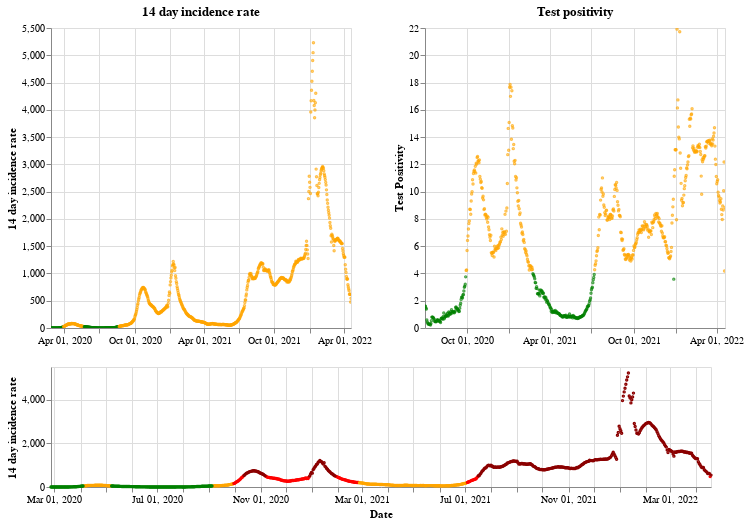

Here is the notebook cell this chart was saved with:
### Markdown cell above
## Northern Ireland

### Code cell
plot_traffic_light('Northern Ireland')

### Figure 1 — Vega-Lite specification as saved in the notebook (floating-point values rounded to 4 significant figures; data arrays with more than 128 entries replaced by an {"elided": "..."} marker saying what was removed)
{"config": {"view": {"continuousWidth": 400, "continuousHeight": 300}}, "vconcat": [{"hconcat": [{"mark": {"type": "point", "size": 2}, "encoding": {"color": {"condition": {"value": "green", "test": "(datum.twoWeeklyCasesRate <= 25)"}, "value": "orange"}, "tooltip": [{"type": "nominal", "field": "areaName"}, {"type": "temporal", "field": "date"}, {"type": "quantitative", "field": "twoWeeklyCasesRate"}, {"type": "quantitative", "field": "testPositivity"}], "x": {"type": "temporal", "axis": {"title": ""}, "field": "date", "scale": {"domain": {"selection": "DateBrush"}}, "timeUnit": "yearmonthdate"}, "y": {"type": "quantitative", "axis": {"title": "14 day incidence rate"}, "field": "twoWeeklyCasesRate"}}, "title": "14 day incidence rate", "width": 300}, {"mark": {"type": "point", "size": 2}, "encoding": {"color": {"condition": {"value": "green", "test": "(datum.testPositivity <= 4)"}, "value": "orange"}, "tooltip": [{"type": "nominal", "field": "areaName"}, {"type": "temporal", "field": "date"}, {"type": "quantitative", "field": "twoWeeklyCasesRate"}, {"type": "quantitative", "field": "testPositivity"}], "x": {"type": "temporal", "axis": {"title": ""}, "field": "date", "scale": {"domain": {"selection": "DateBrush"}}, "timeUnit": "yearmonthdate"}, "y": {"type": "quantitative", "axis": {"title": "Test Positivity"}, "field": "testPositivity"}}, "title": "Test positivity", "width": 300}]}, {"layer": [{"mark": {"type": "point", "size": 2}, "encoding": {"color": {"condition": {"value": "orange", "test": "(((datum.testPositivity < 4) && (datum.twoWeeklyCasesRate >= 50)) && (datum.twoWeeklyCasesRate < 200))"}, "value": "red"}, "opacity": {"condition": {"value": 1, "test": "((datum.twoWeeklyCasesRate >= 50) && (datum.twoWeeklyCasesRate < 500))"}, "value": 0}, "tooltip": [{"type": "nominal", "field": "areaName"}, {"type": "temporal", "field": "date"}, {"type": "quantitative", "field": "twoWeeklyCasesRate"}, {"type": "quantitative", "field": "testPositivity"}], "x": {"type": "temporal", "axis": {"title": "Date"}, "field": "date", "timeUnit": "yearmonthdate"}, "y": {"type": "quantitative", "axis": {"title": "14 day incidence rate"}, "field": "twoWeeklyCasesRate"}}, "selection": {"DateBrush": {"type": "interval", "encodings": ["x"], "fields": ["Time"]}}}, {"mark": {"type": "point", "size": 2}, "encoding": {"color": {"value": "darkred"}, "opacity": {"condition": {"value": 1, "test": "(datum.twoWeeklyCasesRate >= 500)"}, "value": 0}, "tooltip": [{"type": "nominal", "field": "areaName"}, {"type": "temporal", "field": "date"}, {"type": "quantitative", "field": "twoWeeklyCasesRate"}, {"type": "quantitative", "field": "testPositivity"}], "x": {"type": "temporal", "axis": {"title": "Date"}, "field": "date", "timeUnit": "yearmonthdate"}, "y": {"type": "quantitative", "axis": {"title": "14 day incidence rate"}, "field": "twoWeeklyCasesRate"}}}, {"mark": {"type": "point", "size": 2}, "encoding": {"color": {"condition": {"value": "green", "test": "((datum.testPositivity < 4) && (datum.twoWeeklyCasesRate < 50))"}, "value": "orange"}, "opacity": {"condition": {"value": 1, "test": "(datum.twoWeeklyCasesRate < 50)"}, "value": 0}, "tooltip": [{"type": "nominal", "field": "areaName"}, {"type": "temporal", "field": "date"}, {"type": "quantitative", "field": "twoWeeklyCasesRate"}, {"type": "quantitative", "field": "testPositivity"}], "x": {"type": "temporal", "axis": {"title": "Date"}, "field": "date", "timeUnit": "yearmonthdate"}, "y": {"type": "quantitative", "axis": {"title": "14 day incidence rate"}, "field": "twoWeeklyCasesRate"}}}], "height": 120, "width": 660}], "data": {"name": "data-8e0c35264d00cb143fccaed442f1724a"}, "$schema": "https://vega.github.io/schema/vega-lite/v4.8.1.json", "datasets": {"data-8e0c35264d00cb143fccaed442f1724a": {"elided": "784 records"}}}
